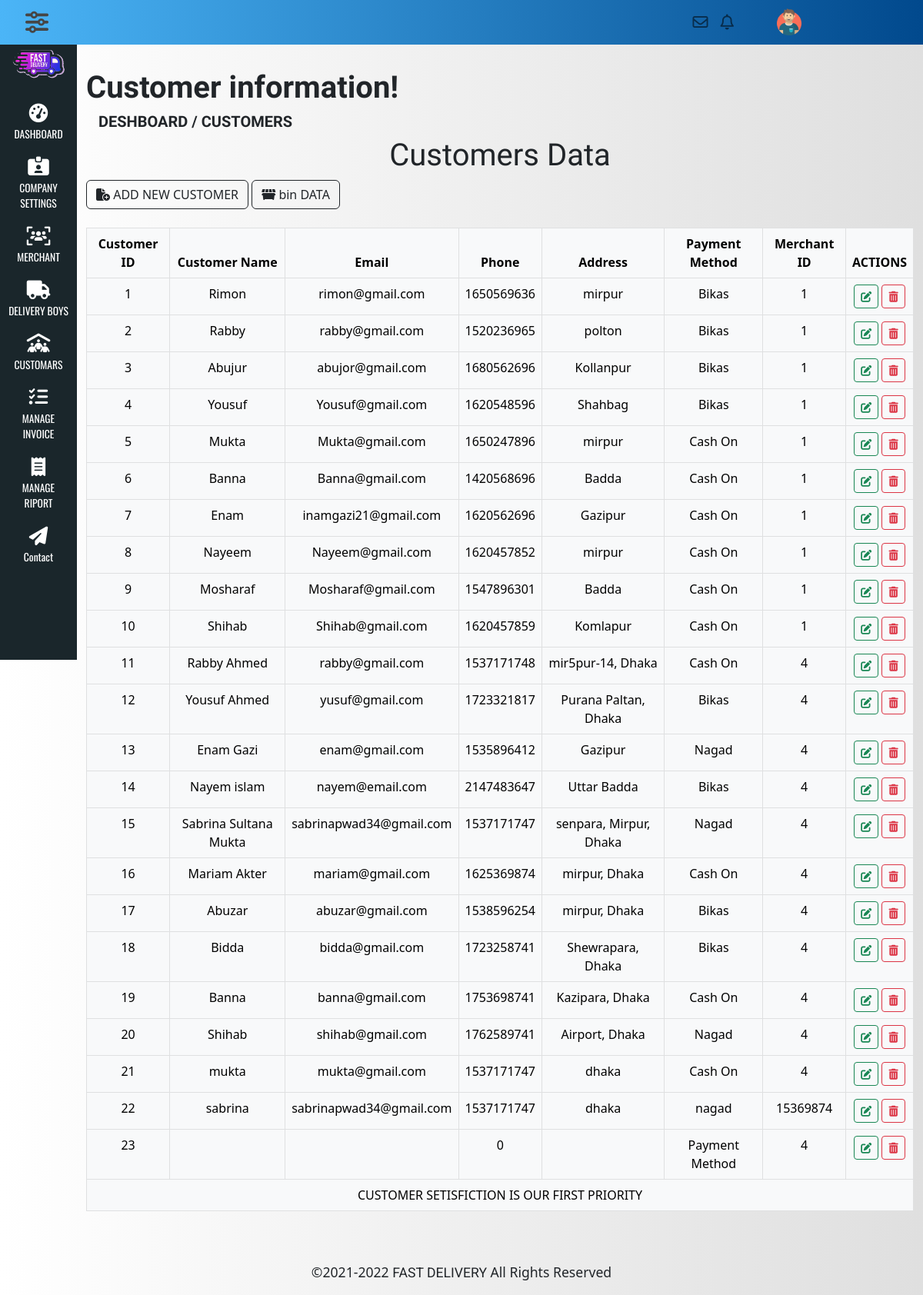
Page /admin/customer_info.php (signed in) on the committed database.
### tables this page shows
CREATE TABLE `customer` (
  `customer_id` int(100) NOT NULL,
  `customer_name` varchar(100) NOT NULL,
  `email` varchar(100) NOT NULL,
  `phone` int(15) NOT NULL,
  `address` varchar(150) NOT NULL,
  `payment_method` varchar(100) NOT NULL,
  `merchant_id` int(11) NOT NULL
);

### admin/customer_info.php (the view, shortened to what this page needs)
<?php
require_once "../header.php";
require_once '../connection.php';
 ?>
    <div class="col-md-11 main-content">
        <div class="row">
            <div class="col-md-12">
                <div class="deshheader">
                    <h1>Customer information!</h1>
                    <h5 class="ms-3">DESHBOARD / CUSTOMERS</h5>
                </div>
            </div>
        </div>
        <div class="row ">
            <div class="col-md-12 g-0">
                <h3 class="display-6 text-center">Customers Data</h3>
            </div>
        </div>
        <div class="row">
            <div class="col-md-12">
                <a href="customer_form.php" data-bs-toggle="modal" data-bs-target="#formid" class="btn btn-outline-dark"><i class="fa-solid fa-file-circle-plus"></i> ADD NEW CUSTOMER</a>
                <a href="deleted_data.php" class="btn btn-outline-dark"><i class="fa-solid fa-dumpster"></i> bin DATA</a>
                <table class="table table-light table-hover text-center table-bordered mt-4">
                    <thead>
                        <tr>
                            <th>Customer ID</th>
                            <th>Customer Name</th>
                            <th>Email</th>
                            <th>Phone</th>
                            <th>Address</th>
                            <th>Payment Method</th>
                            <th>Merchant ID</th>
                            <th colspan="2">ACTIONS</th>
                        </tr>
                    </thead>
                    <tbody>
                         <?php
                                $x=1;
                                $sql="SELECT * FROM `customer`";
                                $query= mysqli_query($link, $sql);
                                while($row=mysqli_fetch_array($query)){
                                ?>
                        <tr>
                            <td><?php echo $x++; ?></td>
                            <td><?php echo $row[1]?></td>
                            <td><?php echo $row[2]?></td>
                            <td><?php echo $row[3]?></td>
                            <td><?php echo $row[4]?></td>
                            <td><?php echo $row[5]?></td>
                            <td><?php echo $row[6]?></td>
                            <td>
                                <a class="btn btn-outline-success btn-sm" href="customer_edit.php?edit=<?php echo $row[0]?>"><i class="fa-solid fa-pen-to-square"></i></a>
                                <a class="btn btn-outline-danger btn-sm" href="customer_info.php?deleteid=<?php echo $row[0]?>"><i class="fa-solid fa-trash-can"></i></a>
                            </td>
                        </tr>
                        <?php
                            }
                        ?>
                    </tbody>
                    <tfoot>
                        <tr>
                            <td colspan="8">CUSTOMER SETISFICTION IS OUR FIRST PRIORITY</td>
                        </tr>
                    </tfoot>
                </table>
        </div>
    </div>
</div>
<?php require_once "../footer.php"; ?>

### header.php (shortened to what this page needs)
<!doctype html>
<html lang="en">
  <head>
    <link rel="stylesheet" href="https://cdnjs.cloudflare.com/ajax/libs/font-awesome/6.1.1/css/all.min.css" />
    <link rel="stylesheet" type="text/css" href="https://cdn.datatables.net/v/bs5/dt-1.12.1/b-2.2.3/b-print-2.2.3/date-1.1.2/fh-3.2.3/r-2.3.0/sc-2.0.6/sb-1.3.3/datatables.min.css"/>
    <link rel="stylesheet" href="//code.jquery.com/ui/1.13.1/themes/base/jquery-ui.css">
    <link href="https://cdn.jsdelivr.net/npm/bootstrap@5.2.0-beta1/dist/css/bootstrap.min.css" rel="stylesheet">
    <link rel="stylesheet" href="../css/style.css">
  </head>
  <body>
    <div class="container-fluid">
      <div class="row">
        <div class="col-md-12 g-0 d-print-none">
        <div id="top-bar">
            <nav class="navbar navbar-expand-lg p-0">
                <div class="container-fluid">
                    <button type="button" id="sidebarCollapse" class="btn btn-outlin-dark manu-button"><i class="fa-solid fa-sliders"></i></button>
                        <div class="icons ms-auto">
                          <ul class="nav navbar-nav me-5">
                              <li class="nav-item active">
                                  <a class="nav-link" href="#"><i class="fa-regular fa-envelope"></i></a>
                              </li>
                              <li class="nav-item">
                                  <a class="nav-link" href="#"><i class="fa-regular fa-bell"></i></a>
                              </li>
                          </ul>
                        </div>
                      <div class="user-icon dropdown">
                          <img class="img-fluid dropdown-toggle" id="up" role="button" width="32" src="imagesIcons/356-3562377_personal-user.png" alt="" data-bs-toggle="dropdown">
                      </div>
                    </div>
                  </nav>
              </div>
        </div>
      </div>
    </div>
      <div class="container-fluid">
        <div class="row">
          <div class="col-md-1 g-0 d-print-none">
              <div class="side-menu overflow-auto">
                <nav id="sidebar" class="active">
                    <div class="sidebar-header">
                        <strong><a href="https://enamdev.xyz/admin/dashboard.php"><img src="companyLogo/fastdeli.png?>" alt="" width="70"></a></strong>
                    </div>
                    <ul class="list-unstyled components">
                        <li class="active">
                          <a href="https://enamdev.xyz/admin/dashboard.php"><i class="fa-solid fa-gauge-high"></i>DASHBOARD</a>
                        </li>
                        <li>
                          <a href="https://enamdev.xyz/admin/companyData.php"><i class="fa-solid fa-id-card-clip"></i>COMPANY SETTINGS</a>
                        </li>
                        <li>
                          <a href="https://enamdev.xyz/admin/merchant_info.php"><i class="fa-solid fa-users-viewfinder"></i>MERCHANT</a>
                        </li>
                        <li>
                          <a href="delivery_person.php"><i class="fa-solid fa-truck"></i>DELIVERY BOYS</a>
                        </li>
                        <li>
                          <a href="http://enamdev.xyz/admin/customer_info.php"><i class="fa-solid fa-people-roof"></i>CUSTOMARS</a>
                        </li>
                        <li>
                          <a href="http://enamdev.xyz/admin/invoice_table.php"><i class="fa-solid fa-list-check"></i></i>MANAGE INVOICE</a>
                        </li>
                        <li>
                          <a href="http://enamdev.xyz/admin/invoice_report.php"><i class="fa-solid fa-receipt"></i>MANAGE RIPORT</a>
                        </li>
                        <li>
                          <a href="#"><i class="fas fa-paper-plane"></i>Contact</a>
                        </li>
                    </ul>
                </nav>
              </div>
          </div>

### footer.php (shortened to what this page needs)
        <div class="row g-0">
            <div class="col-md-12 g-0 copyr">
                <p class="text-dark text-center">&copy;2021-2022 <a href="#">FAST DELIVERY</a> All Rights Reserved</p>
            </div>
        </div>
        </div>
    </div>
  </body>
</html>

### css/style.css (style rules this page uses)
* { margin: 0; padding: 0; }
body { background-image: linear-gradient(to right, #ffffff, #dfdfdf); }
p { font-size: 1.1em; }
h1, h2, h3, h4, h5, h6 { font-family: 'Tiro Devanagari Sanskrit', serif; font-weight: bold; }
a, a:hover, a:focus { font-family: 'Roboto', sans-serif; color: inherit; text-decoration: none; transition: all 0.3s; }
.navbar { border: none; border-radius: 0; }
i, span { display: inline-block; }
#sidebar { min-width: 250px; max-width: 250px; min-height: 100vh; background: #1A262B; color: #fff; transition: all 0.3s; }
#sidebar.active { min-width: 100px; max-width: 100px; text-align: center; }
#sidebar.active .sidebar-header strong { display: block; }
#sidebar ul li a { font-family: 'Oswald', sans-serif; text-align: center; }
#sidebar.active ul li a { padding: 10px 10px; text-align: center; font-size: 0.85em; }
#sidebar.active ul li a i { margin-right: 0; display: block; font-size: 1.8em; margin-bottom: 5px; }
#sidebar .sidebar-header { text-align: center; }
#sidebar .sidebar-header strong { display: none; font-size: 1.8em; }
#sidebar ul.components { padding: 20px 0; }
#sidebar ul li a { padding: 10px; font-size: 1.1em; display: block; transition: 0.8s; }
#sidebar ul li a i { margin-right: 10px; }
.icons ul li a { font-size: 20px; padding: 0px 10px; }
.user-icon { margin-right: 146px; }
.manu-button { margin-left: 9px; border: none; font-size: 30px; color: #464545; }
#top-bar { z-index: 1; position: fixed; width: 100%; height: 58px; transition: all 0.3s; background-image: linear-gradient(to right, #4bb5f7, #01498d); }
.side-menu { height:100%; z-index: 1; position: fixed; margin-top: 58px; }
.main-content { margin-top: 90px; margin-bottom: 50px; }

### rows in the picture
customer: customer_name "Rimon", email "rimon@gmail.com", phone "1650569636", address "mirpur", payment_method "Bikas", merchant "1"
customer: customer_name "Rabby", email "rabby@gmail.com", phone "1520236965", address "polton", payment_method "Bikas", merchant "1"
customer: customer_name "Abujur", email "abujor@gmail.com", phone "1680562696", address "Kollanpur", payment_method "Bikas", merchant "1"
customer: customer_name "Yousuf", email "Yousuf@gmail.com", phone "1620548596", address "Shahbag", payment_method "Bikas", merchant "1"
customer: customer_name "Mukta", email "Mukta@gmail.com", phone "1650247896", address "mirpur", payment_method "Cash On", merchant "1"
customer: customer_name "Banna", email "Banna@gmail.com", phone "1420568696", address "Badda", payment_method "Cash On", merchant "1"
customer: customer_name "Enam", email "inamgazi21@gmail.com", phone "1620562696", address "Gazipur", payment_method "Cash On", merchant "1"
customer: customer_name "Nayeem", email "Nayeem@gmail.com", phone "1620457852", address "mirpur", payment_method "Cash On", merchant "1"
customer: customer_name "Mosharaf", email "Mosharaf@gmail.com", phone "1547896301", address "Badda", payment_method "Cash On", merchant "1"
customer: customer_name "Shihab", email "Shihab@gmail.com", phone "1620457859", address "Komlapur", payment_method "Cash On", merchant "1"
customer: customer_name "Rabby Ahmed", email "rabby@gmail.com", phone "1537171748", address "mir5pur-14, Dhaka", payment_method "Cash On", merchant "4"
customer: customer_name "Yousuf Ahmed", email "yusuf@gmail.com", phone "1723321817", address "Purana Paltan, Dhaka", payment_method "Bikas", merchant "4"
customer: customer_name "Enam Gazi", email "enam@gmail.com", phone "1535896412", address "Gazipur", payment_method "Nagad", merchant "4"
customer: customer_name "Nayem islam", email "nayem@email.com", phone "2147483647", address "Uttar Badda", payment_method "Bikas", merchant "4"
customer: customer_name "Sabrina Sultana Mukta", email "sabrinapwad34@gmail.com", phone "1537171747", address "senpara, Mirpur, Dhaka", payment_method "Nagad", merchant "4"
customer: customer_name "Mariam Akter", email "mariam@gmail.com", phone "1625369874", address "mirpur, Dhaka", payment_method "Cash On", merchant "4"
customer: customer_name "Abuzar", email "abuzar@gmail.com", phone "1538596254", address "mirpur, Dhaka", payment_method "Bikas", merchant "4"
customer: customer_name "Bidda", email "bidda@gmail.com", phone "1723258741", address "Shewrapara, Dhaka", payment_method "Bikas", merchant "4"
customer: customer_name "Banna", email "banna@gmail.com", phone "1753698741", address "Kazipara, Dhaka", payment_method "Cash On", merchant "4"
customer: customer_name "Shihab", email "shihab@gmail.com", phone "1762589741", address "Airport, Dhaka", payment_method "Nagad", merchant "4"
customer: customer_name "mukta", email "mukta@gmail.com", phone "1537171747", address "dhaka", payment_method "Cash On", merchant "4"
customer: customer_name "sabrina", email "sabrinapwad34@gmail.com", phone "1537171747", address "dhaka", payment_method "nagad", merchant "15369874"
customer: phone "0", payment_method "Payment Method", merchant "4"
